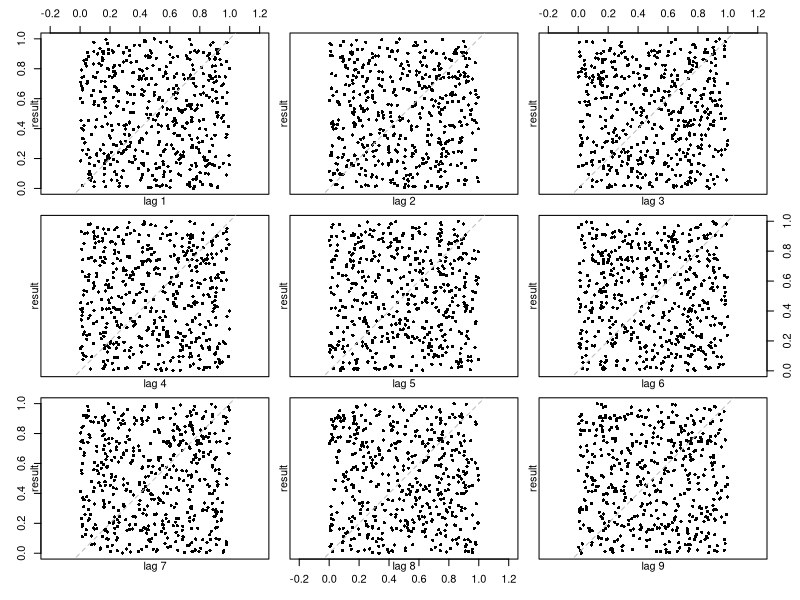
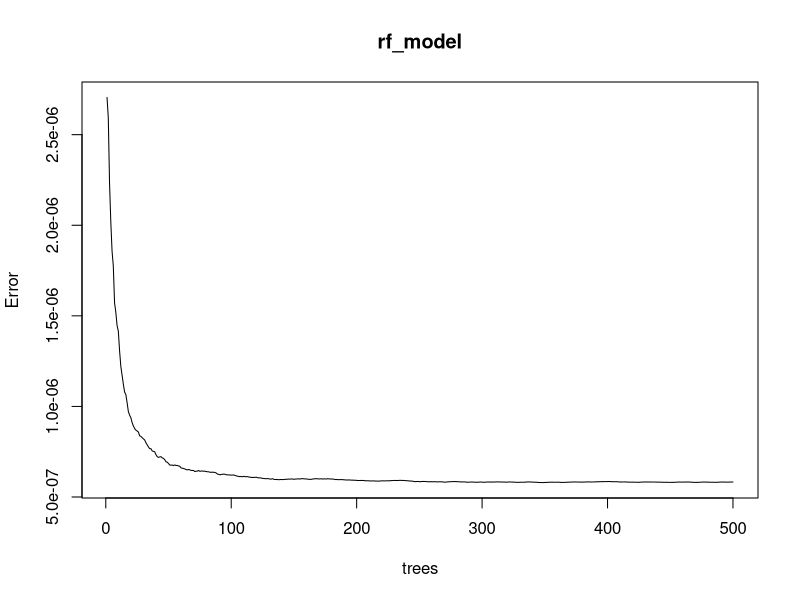

These figures' R source, in order:
## ---- chunk 1
unirand <- function(n, m=30269, a=171, seed=1) {
  x <- numeric(min(m-1,n))
  x[1] <- seed
  for (i in 1:min(m-1,n)){
    y <- x[i]
    x[i+1] <- (a*y)%%m
  }
  x[2:(n+1)]/m
}
unirand(5)

# Code taken from SimulationI slide
## ---- chunk 2
unirand2 <- function(n, m=30323, a=170, seed=1) {
  x <- numeric(min(m-1,n))
  x[1] <- seed
  for (i in 1:min(m-1,n)){
    y <- x[i]
    x[i+1] <- (a*y)%%m
  }
  x[2:(n+1)]/m
}
unirand2(5)
# Code taken from SimulationI slide
## ---- chunk 3
unirand3 <- function(n, s1, s2) {
  u1 <- unirand(n, seed=s1)
  u2 <- unirand2(n, seed=s2)
  u3 <- u1 + u2 - floor(u1 + u2)
  return(u3)
  
}

result <- unirand3(500, 1, 1)
lag.plot(result, lag=9, pch=16, do.lines=FALSE)
## ---- chunk 4
result1000 <- unirand3(1000, 1, 1)
df <- data.frame(y = result1000, x1 = result1000, x2 = result1000, x3 = result1000, 
                       x4 = result1000, x5 = result1000, x6 = result1000, x7 = result1000, 
                       x8 = result1000, x9 = result1000, x10 = result1000)
library(randomForest)
rf_model <- randomForest(y~.,data = df)
plot(rf_model)
print(rf_model)
## ---- chunk 5
# find greatest common denominator
gcd <- function(a, b) {
  while (b != 0) {
    temp <- b
    b <- a %% b
    a <- temp
  }
  return(a)
}

# helper function, generated by ChatGPT
gcd_set <- function(numbers) {
  result <- numbers[1]
  for (i in 2:length(numbers)) {
    result <- gcd(result, numbers[i])
  }
  return(result)
}

# example
sequence <- c(2205, 21065, 5241, 12752, 25817, 6724, 18604, 7158, 21788, 20601)
gcd_result <- gcd_set(sequence)
print(gcd_result)

diffs <- diff(sequence)
print(diffs)
## ---- chunk 6

m <- 32768

# define some of the known values from the sequence
X0 <- 2205
X1 <- 21065
X2 <- 5241

# I used ChatGPT to help me understand and construct this brute force algorithm.
# solve for a and c using brute force
for (a in 1:m) {
  c <- (X1 - a * X0) %% m
  if ((a * X1 + c) %% m == X2) {
    print(paste("a:", a, "and c:", c))
    break
  }
}
## ---- chunk 7
a <- 3236
c <- 29109
m <- 32768

lastX <- 20601

generateNum <- function(a,c,m,xn){
  return((a*xn + c) %% m)
}

next10 <- c(20601)

for (i in 2:11){
  next10[i] <- generateNum(a, c, m, next10[i-1])
}

# Display the generated numbers
print(next10)

